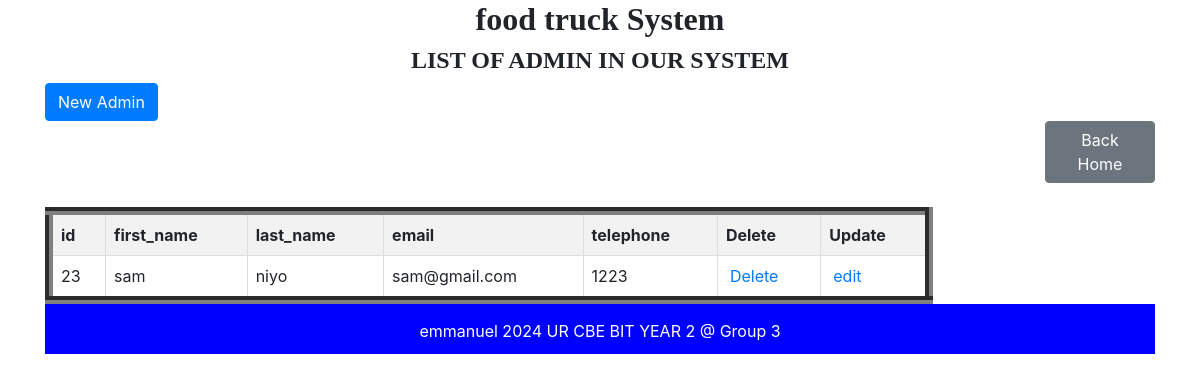
Page /admin_table.php on the committed database.
### tables this page shows
CREATE TABLE `adminn` (
  `aid` int(11) NOT NULL,
  `first_name` varchar(100) NOT NULL,
  `last_name` varchar(150) NOT NULL,
  `email` varchar(100) NOT NULL,
  `telephone` int(100) NOT NULL
);

### admin_table.php (the view, shortened to what this page needs)
<!DOCTYPE html>
<html>
<head>
    <link href="https://stackpath.bootstrapcdn.com/bootstrap/4.5.2/css/bootstrap.min.css" rel="stylesheet">
</head>
<body>
    <div class="container">
        <h2 style="text-align: center; font-family: century; font-weight: bold;">food truck System</h2>
        <h4 style="text-align: center; font-family: century; font-weight: bold;">LIST OF ADMIN IN OUR SYSTEM</h4>
        <a href="user_form.php" class="btn btn-primary" style="margin-top: 0px;">New Admin</a>
        <a href="home.html" class="btn btn-secondary" style="margin-left: 1000px;">Back Home</a>
        <table class="table table-bordered">
            <thead class="bg-warning">
<?php
include "dbconnection.php";
$sql = "SELECT * FROM adminn";
$result = $connection->query($sql);
?>
<!DOCTYPE html>
<html>
<head>
</head>
<body>
    <table border="5">
        <table border="8">
        <tr>
            <th> id</th>
            <th>first_name</th>
            <th>last_name</th>
            <th>email</th>
            <th>telephone</th>
            <th>Delete</th>
            <th>Update</th>
        </tr>
        <?php
        if ($result->num_rows > 0) {
            while ($row = $result->fetch_assoc()) {
                echo "<tr>
                    <td>" . $row['aid'] . "</td>
                    <td>" . $row['first_name'] . "</td>
                    <td>" . $row['last_name'] . "</td>
                    <td>" . $row['email'] . "</td>
                    <td>" . $row['telephone'] . "</td>
                    <td><a style='padding:4px' href='admin_delete.php?aid={$row['aid']}'>Delete</a></td>
                    <td><a style='padding:4px' href='admin_edit.php?aid={$row['aid']}'>edit</a></td>
                </tr>";
            }
        } else {
            echo "<tr><td colspan='8'>No data found</td></tr>";
        }
        ?>
    </table>
</body>
</html>
<footer>
            <p>emmanuel 2024 UR CBE BIT YEAR 2 @ Group 3</p>
        </center></footer>
    </body>
    </html>

### admin_table.php (style rules this page uses)
table { width: 80%; border-collapse: collapse; }
th, td { border: 1px solid #ddd; padding: 8px; text-align: left; }
th { background-color: #f2f2f2; }
footer { height: 50px; text-align: center; padding: 15px; color: white; background-color: blue; }

### rows in the picture
adminn: aid "23", first_name "sam", last_name "niyo", email "sam@gmail.com", telephone "1223"
